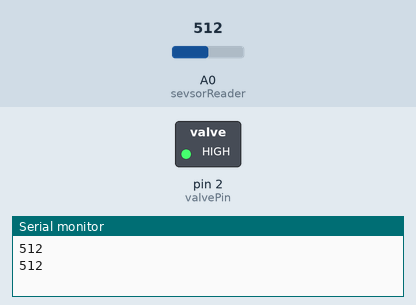
Recording of a sketch running on a simulated Arduino Uno, built with avr-gcc and run on an emulated ATmega328P. Parts: switched loads named in the sketch (green lamp = pin HIGH), the last lines printed to the serial monitor. Inputs (shaded band) come from the test bench; at power-on: A0 (sevsorReader) = 512. Pins used as bus, display or sensor lines are not drawn.

Above: at 1.8 s.
1.9 s: A0 (sevsorReader) set to 590
6.0 s: A0 (sevsorReader) set to 612
At 7.1 s:
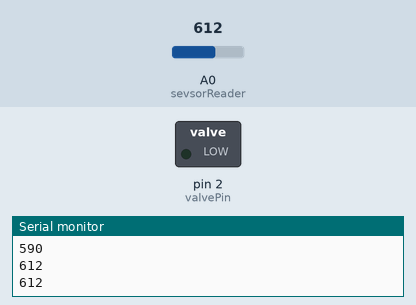
7.5 s: A0 (sevsorReader) set to 511
At 8.7 s:
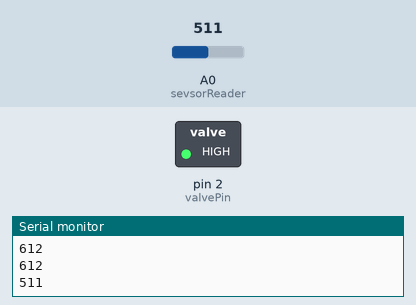
11.6 s: A0 (sevsorReader) set to 610
At 12.9 s:
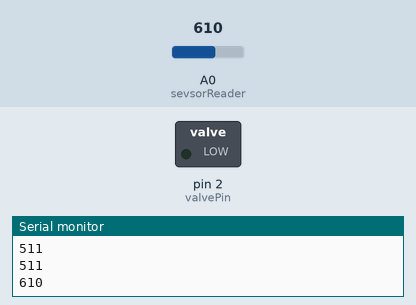
Timing chart, 0 to 14.5 s (numbered marks = the images above; inputs shaded):
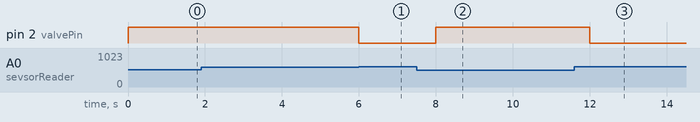

The sketch:

arduino_by_watersensor.ino
```cpp
// pin setup
int valvePin = 2;
int waterSensor = 7;
int sevsorReader = A0;

// vlaues
int sensorValue;
int delayOpenValve = 1000;
int delayCloseValve = 1000;

void setup() {
  // put your setup code here, to run once:
  pinMode(valvePin,OUTPUT);
  pinMode(waterSensor,OUTPUT);
  Serial.begin(9600);
}

void loop() {

// taking sensor value
digitalWrite(waterSensor,HIGH);
sensorValue = analogRead(sevsorReader);
Serial.println(sensorValue);
digitalWrite(waterSensor,LOW);


if(sensorValue <600){
  // water not found valve opens
  digitalWrite(valvePin,HIGH);
  delay(delayOpenValve);
  // valve close after refilling
  digitalWrite(valvePin, LOW);
}

else{
    // water dectadet valve remain close
digitalWrite(valvePin, LOW);
delay(delayCloseValve);
}

}
```

Measured:
- the behaviour switches between 599 and 600 on A0 (sevsorReader) (found by bisection; images 0 and 1)
- after the input at 6.0 s, pin 2 (valvePin): HIGH → LOW at once
- after the input at 7.5 s, pin 2 (valvePin): LOW → HIGH after 0.50 s
- after the input at 11.6 s, pin 2 (valvePin): HIGH → LOW after 0.40 s
